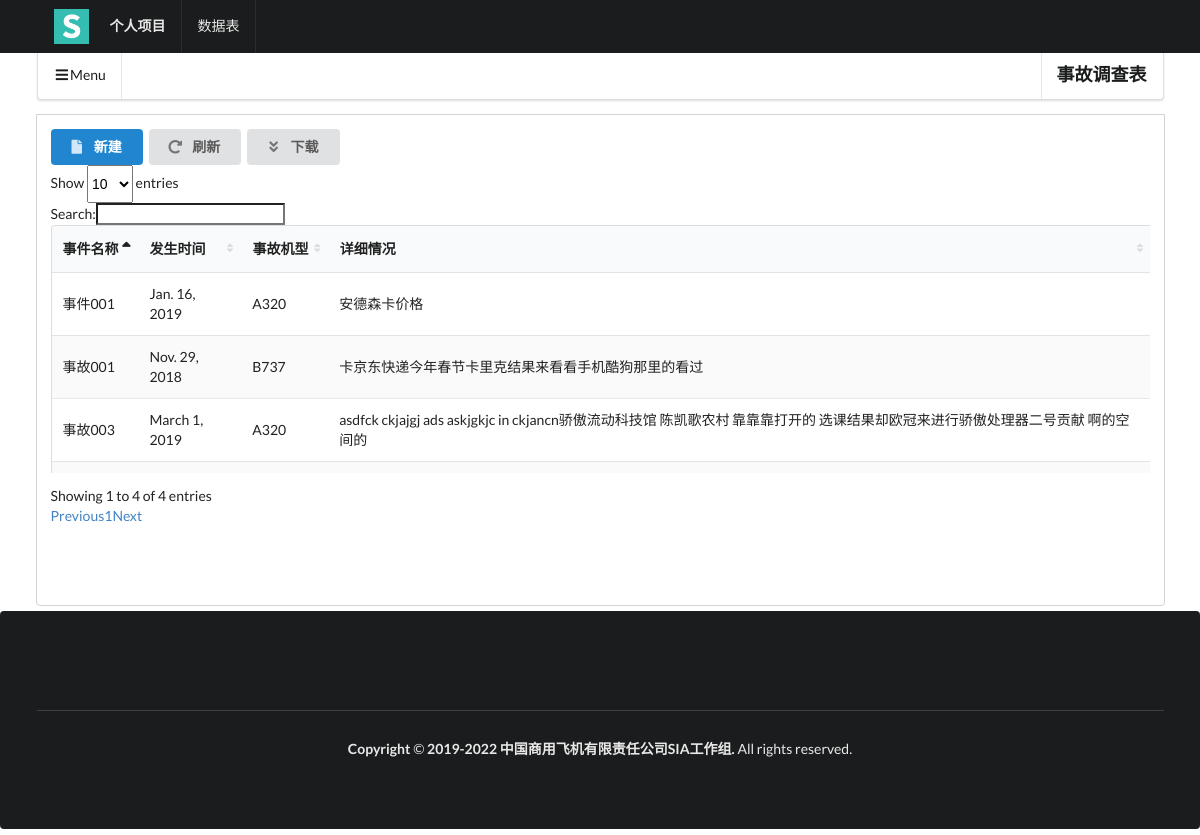
/blog/accident_list/, run on the app's committed database.
### blog/models.py (models this page shows, shortened)
class accident(models.Model):
  id = models.AutoField(primary_key = True)
  title = models.CharField("标题", max_length=200)
  date = models.DateField("发生时间")
  content = models.TextField("事件描述")
  acmodels = models.ForeignKey(acmodels, on_delete = models.CASCADE)

class acmodels(models.Model):
    id = models.AutoField(primary_key = True)
    basic_acmodels = models.CharField("基本型号", max_length = 100)
    expanded_acmodels = models.CharField("扩展型号", max_length = 100)
    def __str__(self):
        return (self.basic_acmodels)

### blog/views.py (the view)
class get_accident_list(ListView):
	model = accident
	template_name = "accident_list.html"
	content_object_name =  "accident_list"

### blog/templates/accident_list.html (shortened to what this page needs)
{% load static %}
{% include "head.html" %}
<body>
    <div style = "margin-top:35px;" class="ui one grid container">
        <div class = "column">
            <div class = "ui basic icon menu">
                <a id = "toggle" class = "item">
                    <i class = "sidebar icon"></i>
                    Menu
                </a>
                <div class="right item">
                    <h3 class = "header">事故调查表</h3>
                </div>
            </div>
            <div class="ui bottom attached segment pushable">
                <div class="ui basic segment">
                    <button class="ui new blue button">
                        <i class="file icon"></i>
                      新建
                    </button>
                    <button class="ui renewal button">
                        <i class="redo alternate icon"></i>
                      刷新
                    </button>
                    <button class="ui download button">
                        <i class="angle double down icon"></i>
                      下载
                    </button>
                  <table id="event" class="ui striped table">
                      <thead>
                      <tr>
                        <th>事件名称</th>
                        <th>发生时间</th>
                        <th>事故机型</th>
                        <th>详细情况</th>
                      </tr>
                      </thead>
                  {% for accident in accident_list %}
                      <tr>
                        <td>{{accident.title}}</td>
                        <td>{{accident.date}}</td>
                        <td>{{accident.acmodels}}</td>
                        <td>{{accident.content}}</td>
                      </tr>
                  {% endfor %}
                  </table>
                </div>
              </div>
        </div>
    </div>
</body>
{% include "foot.html" %}

### blog/templates/head.html (shortened to what this page needs)
<!DOCTYPE html>
{% load static %}
<html lang="zh-CN">
<head>
  <link href="{% static 'dist/semantic.css' %}" rel="stylesheet">
  <link href="{% static 'css/datatables.css' %}" rel = "stylesheet">
</head>
<div class="ui fixed primary inverted menu">
    <div class="ui container">
      <a href="{% url 'blog:index' %}" class="header item">
        <img class="logo" src="{% static 'logo.png' %}">
          个人项目
      </a>
      <a href="{% url 'blog:accident_list' %}" class="item">数据表</a>
    </div>
</div>

### blog/templates/foot.html
{% load static %}
<html>
<body>
<div class="ui inverted footer segment">
  <div class="ui center aligned container">
    <div class="ui inverted section divider"></div>
    <div style = "white-space:pre"><b>Copyright </b>© <b>2019-2022 中国商用飞机有限责任公司SIA工作组. </b>All rights reserved.</div>
  </div>
</div>
</body>
</html>

### static/css/datatables.css (style rules this page uses)
table.dataTable.table { margin: 0; }
table.dataTable.table thead th, table.dataTable.table thead td { position: relative; }
table.dataTable.table thead th.sorting, table.dataTable.table thead th.sorting_asc, table.dataTable.table thead th.sorting_desc, table.dataTable.table thead td.sorting, table.dataTable.table thead td.sorting_asc, table.dataTable.table thead td.sorting_desc { padding-right: 20px; }
table.dataTable.table thead th.sorting:after, table.dataTable.table thead th.sorting_asc:after, table.dataTable.table thead th.sorting_desc:after, table.dataTable.table thead td.sorting:after, table.dataTable.table thead td.sorting_asc:after, table.dataTable.table thead td.sorting_desc:after { position: absolute; top: 12px; right: 8px; display: block; font-family: Icons; }
table.dataTable.table thead th.sorting:after, table.dataTable.table thead td.sorting:after { content: "\f0dc"; color: #ddd; font-size: 0.8em; }
table.dataTable.table thead th.sorting_asc:after, table.dataTable.table thead td.sorting_asc:after { content: "\f0de"; }
table.dataTable.table td, table.dataTable.table th { -webkit-box-sizing: content-box; box-sizing: content-box; }
div.dataTables_wrapper div.dataTables_scrollHead table.dataTable { border-bottom-right-radius: 0; border-bottom-left-radius: 0; border-bottom: none; }
div.dataTables_wrapper div.dataTables_scrollBody thead .sorting:after, div.dataTables_wrapper div.dataTables_scrollBody thead .sorting_asc:after, div.dataTables_wrapper div.dataTables_scrollBody thead .sorting_desc:after { display: none; }
div.dataTables_wrapper div.dataTables_scrollBody table.dataTable { border-radius: 0; border-top: none; border-bottom-width: 0; }
div.dataTables_wrapper div.dataTables_scrollBody table.dataTable.no-footer { border-bottom-width: 1px; }

### blog/templates/head.html (style rules this page uses)
body { background-color: #FFFFFF; }
.ui.menu .item img.logo { margin-right: 1.5em; }
.ui.footer.segment { margin: 5em 0em 0em; padding: 5em 0em; }

### data on the page
accident: title "事件001", date "Jan. 16, 2019", acmodels "A320", content "安德森卡价格"
accident: title "事故001", date "Nov. 29, 2018", acmodels "B737", content "卡京东快递今年春节卡里克结果来看看手机酷狗那里的看过"
accident: title "事故003", date "March 1, 2019", acmodels "A320", content "asdfck ckjajgj ads askjgkjc in ckjancn骄傲流动科技馆 陈凯歌农村 靠靠靠打开的 选课结果却欧冠来进行骄傲处理器二号贡献 啊的空间的"
